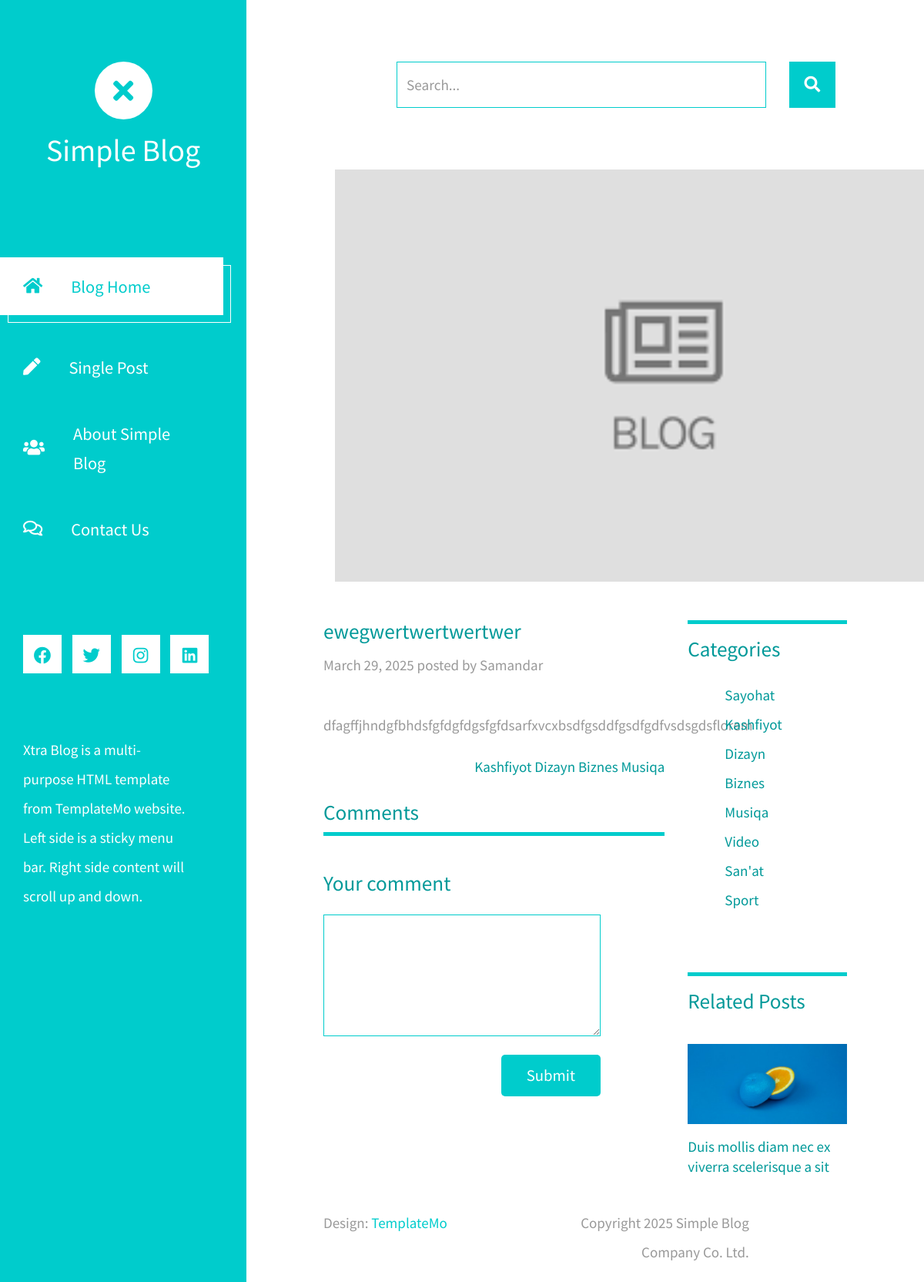
The page /detail/2/ on the database its author committed.
### blog/models.py (models this page shows, shortened)
class Post(models.Model):
    title = models.CharField(max_length=300)
    author = models.ForeignKey(User, on_delete=models.CASCADE)
    categories = models.ManyToManyField(Category, related_name='posts')
    short_desc = RichTextField()
    content = RichTextField()
    created_at = models.DateTimeField(auto_now_add=True)
    updated_at = models.DateTimeField(blank=True, null=True)
    likes = models.ManyToManyField(User, related_name='liked_posts')
    views = models.PositiveBigIntegerField(default=0)
    image = models.ImageField(upload_to='post_images/', blank=True, null=True)
    class Meta:
        ordering = ['-created_at']
        verbose_name = 'post'
        verbose_name_plural = 'posts'
    def __str__(self):
        return self.title

class Category(models.Model):
    name = models.CharField(max_length=100)
    is_active = models.BooleanField(default=True)
    class Meta:
        verbose_name = 'category'
        verbose_name_plural = 'categories'

### blog/views.py (the view, shortened to what this page needs)
# urls.py: path('detail/<int:pk>/', DetailView.as_view(), name='detail'),
class DetailView(View):
    def get(self, request, pk):
        print(get_latest_post())
        post_ = Post.objects.get(pk=pk)
        context = {
            'post_': post_,
            'latest_post': get_latest_post(),
            'related_posts': get_related_post(),
            'categories': get_categories(),
            'today': get_today()
        }
        return render(request, 'blog/detail.html', context)

### blog/views.py (called while the page is built)
def get_today():
    return datetime.date(datetime.today())

def get_categories():
    return Category.objects.all()

def get_related_post():
    posts = Post.objects.all()
    return posts

def get_latest_post():
    return Post.objects.all().first()

### templates/blog/detail.html (shortened to what this page needs)
{% load static %}
<!DOCTYPE html>
<html lang="en">
<head>
	<link rel="stylesheet" href="{% static 'fontawesome/css/all.min.css' %}">
    <link href="{% static 'css/bootstrap.min.css' %}" rel="stylesheet">
    <link href="{% static 'css/templatemo-xtra-blog.css' %}" rel="stylesheet">
</head>
<body>
	<header class="tm-header" id="tm-header">
        <div class="tm-header-wrapper">
            <div class="tm-site-header">
                <div class="mb-3 mx-auto tm-site-logo"><i class="fas fa-times fa-2x"></i></div>
                <h1 class="text-center">Simple Blog</h1>
            </div>
            <nav class="tm-nav" id="tm-nav">
                <ul>
                    <li class="tm-nav-item active"><a href="{% url 'blog:index' %}" class="tm-nav-link">
                        <i class="fas fa-home"></i>
                        Blog Home
                    </a></li>
                    <li class="tm-nav-item"><a href="{% url 'blog:detail' latest_post.pk %}" class="tm-nav-link">
                        <i class="fas fa-pen"></i>
                        Single Post
                    </a></li>
                    <li class="tm-nav-item"><a href="{% url 'blog:about' %}" class="tm-nav-link">
                        <i class="fas fa-users"></i>
                        About Simple Blog
                    </a></li>
                    <li class="tm-nav-item"><a href="{% url 'blog:contact' %}" class="tm-nav-link">
                        <i class="far fa-comments"></i>
                        Contact Us
                    </a></li>
                </ul>
            </nav>
            <div class="tm-mb-65">
                <a href="https://facebook.com" class="tm-social-link">
                    <i class="fab fa-facebook tm-social-icon"></i>
                </a>
                <a href="https://twitter.com" class="tm-social-link">
                    <i class="fab fa-twitter tm-social-icon"></i>
                </a>
                <a href="https://instagram.com" class="tm-social-link">
                    <i class="fab fa-instagram tm-social-icon"></i>
                </a>
                <a href="https://linkedin.com" class="tm-social-link">
                    <i class="fab fa-linkedin tm-social-icon"></i>
                </a>
            </div>
            <p class="tm-mb-80 pr-5 text-white">
                Xtra Blog is a multi-purpose HTML template from TemplateMo website. Left side is a sticky menu bar. Right side content will scroll up and down.
            </p>
        </div>
    </header>
    <div class="container-fluid">
        <main class="tm-main">
            <div class="row tm-row">
                <div class="col-12">
                    <form method="GET" class="form-inline tm-mb-80 tm-search-form">
                        <input class="form-control tm-search-input" name="query" type="text" placeholder="Search..." aria-label="Search">
                        <button class="tm-search-button" type="submit">
                            <i class="fas fa-search tm-search-icon" aria-hidden="true"></i>
                        </button>
                    </form>
                </div>
            </div>
            <div class="row tm-row">
                <div class="col-12">
                    {% if post.image %}
                        <img width="854" height="535" src="{{ post_.image.url }}" alt="Image" class="tm-mb-40">
                    {% else %}
                        <img width="854" height="535" src="{% static 'img/default.png' %}" alt="Image" class="tm-mb-40">
                    {% endif %}
                </div>
            <div class="row tm-row">
                <div class="col-lg-8 tm-post-col">
                    <div class="tm-post-full">
                        <div class="mb-4">
                            <h2 class="pt-2 tm-color-primary tm-post-title">{{ post_.title }}</h2>
                            <p class="tm-mb-40">{{ post_.created_at.date }} posted by {{ post_.author.first_name }}</p>
                            <p>{{ post_.content|safe }}</p>
                            <span class="d-block text-right tm-color-primary">
                                {%  for ctg in post_.categories.all %}
                                    {{ ctg.name }}
                                {% endfor %}
                            </span>
                        </div>
                        <div>
                            <h2 class="tm-color-primary tm-post-title">Comments</h2>
                            <hr class="tm-hr-primary tm-mb-45">
                            <form method="POST" class="mb-5 tm-comment-form">
                                <h2 class="tm-color-primary tm-post-title mb-4">Your comment</h2>
                                <div class="mb-4">
                                    <textarea class="form-control" name="message" rows="6"></textarea>
                                </div>
                                <div class="text-right">
                                    <button class="tm-btn tm-btn-primary tm-btn-small" type="submit">Submit</button>
                                </div>
                            </form>
                        </div>
                    </div>
                </div>
                <aside class="col-lg-4 tm-aside-col">
                    <div class="tm-post-sidebar">
                        <hr class="mb-3 tm-hr-primary">
                        <h2 class="mb-4 tm-post-title tm-color-primary">Categories</h2>
                        <ul class="tm-mb-75 pl-5 tm-category-list">
                            {% for ctg in categories %}
                            <li><a href="#" class="tm-color-primary">{{ ctg.name }}</a></li>
                            {% endfor %}
                        </ul>
                        <hr class="mb-3 tm-hr-primary">
                        <h2 class="tm-mb-40 tm-post-title tm-color-primary">Related Posts</h2>
                        <a href="#" class="d-block tm-mb-40">
                            <figure>
                                <img src="img/img-02.jpg" alt="Image" class="mb-3 img-fluid">
                                <figcaption class="tm-color-primary">Duis mollis diam nec ex viverra scelerisque a sit</figcaption>
                            </figure>
                        </a>
                    </div>
                </aside>
            </div>
            <footer class="row tm-row">
                <div class="col-md-6 col-12 tm-color-gray">
                    Design: <a rel="nofollow" target="_parent" href="https://templatemo.com" class="tm-external-link">TemplateMo</a>
                </div>
                <div class="col-md-6 col-12 tm-color-gray tm-copyright">
                    Copyright {{ today.year }} Simple Blog Company Co. Ltd.
                </div>
            </footer>
        </main>
    </div>
</body>
</html>

### static/css/templatemo-xtra-blog.css (style rules this page uses)
html { overflow-x: hidden; }
body { margin: 0; padding: 0; font-family: 'Source Sans Pro', sans-serif; font-size: 19px; line-height: 2em; overflow-x: hidden; }
p, span { color: #999; }
hr { border-top-color: #CCC; margin-top: 10px; margin-bottom: 10px; }
.form-control::placeholder { color: #999; }
.tm-header { background-color: #0CC; color: white; position: fixed; top: 0; left: 0; bottom: 0; z-index: 100; width: 400px; overflow-y: visible; }
.tm-header-wrapper { overflow-y: scroll; scrollbar-width: none; -ms-overflow-style: none; padding: 30px; width: 100%; height: 100%; }
.tm-site-header { margin-top: 50px; margin-bottom: 115px; }
.tm-site-logo { width: 75px; height: 75px; border-radius: 50%; background-color: white; display: flex; align-items: center; justify-content: center; }
.tm-site-logo i { color: #0CC; }
.tm-main { margin-left: 400px; padding: 80px 100px 25px; }
.tm-row { max-width: 980px; justify-content: space-between; }
.tm-nav { margin-bottom: 100px; }
.tm-nav-item { list-style: none; margin-bottom: 30px; }
.tm-nav-link { color: white; background-color: transparent; height: 75px; width: 100%; max-width: 300px; display: flex; align-items: center; font-size: 1.4rem; padding: 30px; }
.tm-nav-item:hover .tm-nav-link, .tm-nav-item.active .tm-nav-link { color: #0CC; background-color: white; text-decoration: none; }
.tm-nav ul { position: relative; }
.tm-nav-item:hover:after, .tm-nav-item.active:after { content: ''; width: 100%; max-width: 300px; height: 75px; display: block; border: 1px solid white; margin-left: 10px; margin-top: -65px; position: absolute; z-index: -1000; }
.tm-nav-link i { margin-right: 37px; }
ul { margin: 0; padding: 0; }
.tm-nav { margin-left: -30px; }
.tm-social-link { display: inline-block; background-color: white; font-size: 1.4rem; width: 50px; height: 50px; text-align: center; padding-top: 8px; margin-right: 15px; margin-bottom: 15px; }
.tm-social-icon { color: #0CC; transition: all 0.3s ease; }
.tm-search-form { display: flex; align-items: center; justify-content: flex-end; }
.form-inline .form-control.tm-search-input { display: block; height: 60px; width: 480px; margin-right: 30px; border-radius: 0; border-color: #0CC; font-size: 1.2rem; }
.tm-search-button { width: 60px; height: 60px; border: none; background-color: #0CC; transition: all 0.3s ease; }
.tm-search-icon { color: white; font-size: 1.3rem; }
.tm-post-title { font-size: 1.7rem; transition: all 0.3s ease; }
.tm-btn { display: inline-block; border-radius: 5px; font-size: 1.3rem; transition: all 0.3s ease; }
.tm-btn-primary { background-color: #0CC; color: white; padding: 8px 43px; border: none; }
.tm-btn-small { padding: 8px 33px; }
.tm-external-link { color: #0CC; }
.tm-copyright { text-align: right; }
hr.tm-hr-primary { border-top: 5px solid #0CC; }
.form-control { height: 45px; border-color: #0CC; border-radius: 0; }
.tm-comment-form { max-width: 360px; }
.tm-category-list { list-style-type: none; }
figure { margin: 0; }
figcaption { line-height: 1.4; }
.tm-post-full { max-width: 600px; }
.tm-post-sidebar { max-width: 280px; margin-left: auto; margin-right: 0; }
.tm-mb-40 { margin-bottom: 40px; }
.tm-mb-45 { margin-bottom: 45px; }
.tm-mb-65 { margin-bottom: 65px; }
.tm-mb-75 { margin-bottom: 75px; }
.tm-mb-80 { margin-bottom: 80px; }
.tm-color-primary, span.tm-color-primary { color: #099; }
a.tm-color-gray, .tm-color-gray { color: #999; }
@media (max-width: 1540px) { .tm-header { width: 320px; } }
@media (max-width: 1540px) { .tm-main { margin-left: 320px; width: calc(100% - 320px); } }
@media (max-width: 1288px) { .tm-social-link { margin-right: 10px; } }

### rows shown on the page
Post: title "ewegwertwertwertwer", created_at "March 29, 2025", author.first_name "Samandar", content "dfagffjhndgfbhdsfgfdgfdgsfgfdsarfxvcxbsdfgsddfgsdfgdfvsdsgdsflorem"
Category: name "Kashfiyot"
Category: name "Dizayn"
Category: name "Biznes"
Category: name "Musiqa"
Category: name "Sayohat"
Category: name "Video"
Category: name "San'at"
Category: name "Sport"

### other values the page prints
{{ today.year }} "2025"
